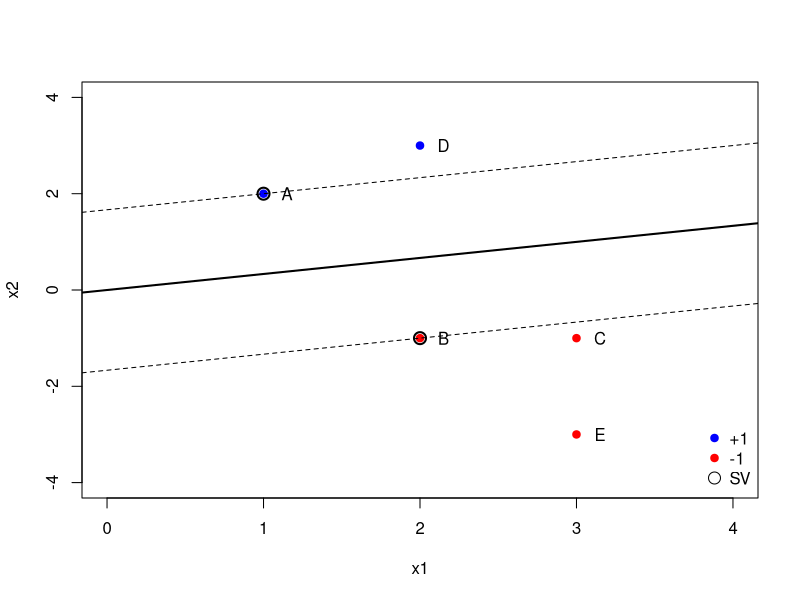

Write the R code that produced this figure.
#EJERCICIO SVN: JUAN ELIAS LARA SOTO

library(kernlab)

# Datos
X <- matrix(c(1,2,  2,-1,  3,-1,  2,3,  3,-3), byrow=TRUE, ncol=2)
y <- c(+1,-1,-1,+1,-1)

# Entrenamos SVM lineal con C grande
modelo <- ksvm(X, as.factor(y), type="C-svc", C=1e6, kernel="vanilladot", scaled=FALSE)

#Extraer coeficientes y vectores soporte
sv_idx <- SVindex(modelo)
X_sv <- X[sv_idx, , drop=FALSE]
alpha_sv <- as.numeric(coef(modelo)[[1]])   # vector numérico de α * y

cat("Vectores soporte:", sv_idx, "\n")
cat("alpha_sv:", alpha_sv, "\n")

# Cálculo de w usando sweep()
w <- colSums(sweep(X_sv, 1, alpha_sv, "*"))

#Calcular b 
b0 <- b(modelo)

cat("w =", round(w,3), "\n")
cat("b =", round(b0,3), "\n")

#  Ancho del canal
margin <- 2 / sqrt(sum(w^2))
cat("Ancho del canal =", round(margin,3), "\n")

#  Ecuaciones del hiperplano y márgenes
slope <- -w[1]/w[2]
intercept <- -b0/w[2]
intercept_pos <- (1 - b0)/w[2]
intercept_neg <- (-1 - b0)/w[2]
cat("Hiperplano: y =", round(slope,3), "*x +", round(intercept,3), "\n")
cat("Márgenes: y =", round(slope,3), "*x +", round(intercept_pos,3),
    "y y =", round(slope,3), "*x +", round(intercept_neg,3), "\n")

#  Clasificar puntos que no son SV 
no_sv_idx <- setdiff(1:nrow(X), sv_idx)
scores <- as.numeric(X[no_sv_idx, ] %*% w + b0)
pred <- ifelse(scores >= 0, +1, -1)
cat("\nClasificación puntos no SV:\n")
print(data.frame(Punto=no_sv_idx, Score=round(scores,3), Prediccion=pred))

# Dibujo 
plot(X, col=ifelse(y==1,"blue","red"), pch=19,
     xlab="x1", ylab="x2", xlim=c(0,4), ylim=c(-4,4))
text(X[,1]+0.15, X[,2], labels=c("A","B","C","D","E"))
abline(a=intercept, b=slope, lwd=2)
abline(a=intercept_pos, b=slope, lty=2)
abline(a=intercept_neg, b=slope, lty=2)
points(X_sv[,1], X_sv[,2], cex=1.6, lwd=2)
legend("bottomright", c("+1","-1","SV"), col=c("blue","red","black"),
       pch=c(19,19,1), pt.cex=c(1,1,1.6), bty="n")
